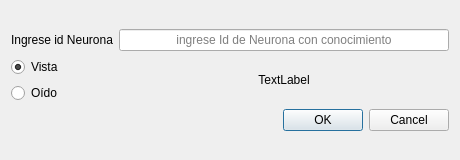
<?xml version="1.0" encoding="UTF-8"?>
<ui version="4.0">
 <class>DialogConsultNeuron</class>
 <widget class="QDialog" name="DialogConsultNeuron">
  <property name="geometry">
   <rect>
    <x>0</x>
    <y>0</y>
    <width>460</width>
    <height>160</height>
   </rect>
  </property>
  <property name="minimumSize">
   <size>
    <width>460</width>
    <height>160</height>
   </size>
  </property>
  <property name="maximumSize">
   <size>
    <width>460</width>
    <height>160</height>
   </size>
  </property>
  <property name="windowTitle">
   <string>Consulte por neurona información descomprimida</string>
  </property>
  <property name="windowIcon">
   <iconset resource="../imageResource.qrc">
    <normaloff>:/icons/consult.png</normaloff>:/icons/consult.png</iconset>
  </property>
  <layout class="QVBoxLayout" name="verticalLayout">
   <item>
    <layout class="QGridLayout" name="gridLayout">
     <item row="0" column="1">
      <widget class="QLineEdit" name="lineEdit">
       <property name="toolTip">
        <string/>
       </property>
       <property name="statusTip">
        <string/>
       </property>
       <property name="whatsThis">
        <string/>
       </property>
       <property name="styleSheet">
        <string notr="true"/>
       </property>
       <property name="text">
        <string/>
       </property>
       <property name="alignment">
        <set>Qt::AlignCenter</set>
       </property>
       <property name="placeholderText">
        <string>ingrese Id de Neurona con conocimiento</string>
       </property>
      </widget>
     </item>
     <item row="1" column="0">
      <layout class="QVBoxLayout" name="verticalLayout_2">
       <item>
        <widget class="QRadioButton" name="radioButtonSight">
         <property name="text">
          <string>Vista</string>
         </property>
         <property name="checked">
          <bool>true</bool>
         </property>
        </widget>
       </item>
       <item>
        <widget class="QRadioButton" name="radioButtonHearing">
         <property name="text">
          <string>Oído</string>
         </property>
        </widget>
       </item>
      </layout>
     </item>
     <item row="0" column="0">
      <widget class="QLabel" name="label">
       <property name="text">
        <string>Ingrese id Neurona</string>
       </property>
      </widget>
     </item>
     <item row="1" column="1">
      <widget class="QLabel" name="labelLimits">
       <property name="text">
        <string>TextLabel</string>
       </property>
       <property name="alignment">
        <set>Qt::AlignCenter</set>
       </property>
      </widget>
     </item>
     <item row="2" column="1">
      <widget class="QDialogButtonBox" name="buttonBox">
       <property name="standardButtons">
        <set>QDialogButtonBox::Cancel|QDialogButtonBox::Ok</set>
       </property>
      </widget>
     </item>
    </layout>
   </item>
  </layout>
 </widget>
 <resources>
  <include location="../imageResource.qrc"/>
 </resources>
 <connections>
  <connection>
   <sender>radioButtonHearing</sender>
   <signal>clicked()</signal>
   <receiver>DialogConsultNeuron</receiver>
   <slot>changeHearing()</slot>
   <hints>
    <hint type="sourcelabel">
     <x>74</x>
     <y>96</y>
    </hint>
    <hint type="destinationlabel">
     <x>229</x>
     <y>79</y>
    </hint>
   </hints>
  </connection>
  <connection>
   <sender>radioButtonSight</sender>
   <signal>clicked()</signal>
   <receiver>DialogConsultNeuron</receiver>
   <slot>changeSight()</slot>
   <hints>
    <hint type="sourcelabel">
     <x>74</x>
     <y>61</y>
    </hint>
    <hint type="destinationlabel">
     <x>229</x>
     <y>79</y>
    </hint>
   </hints>
  </connection>
  <connection>
   <sender>lineEdit</sender>
   <signal>textChanged(QString)</signal>
   <receiver>DialogConsultNeuron</receiver>
   <slot>checkText()</slot>
   <hints>
    <hint type="sourcelabel">
     <x>297</x>
     <y>23</y>
    </hint>
    <hint type="destinationlabel">
     <x>229</x>
     <y>79</y>
    </hint>
   </hints>
  </connection>
  <connection>
   <sender>buttonBox</sender>
   <signal>rejected()</signal>
   <receiver>DialogConsultNeuron</receiver>
   <slot>reject()</slot>
   <hints>
    <hint type="sourcelabel">
     <x>297</x>
     <y>136</y>
    </hint>
    <hint type="destinationlabel">
     <x>229</x>
     <y>79</y>
    </hint>
   </hints>
  </connection>
  <connection>
   <sender>buttonBox</sender>
   <signal>accepted()</signal>
   <receiver>DialogConsultNeuron</receiver>
   <slot>accept()</slot>
   <hints>
    <hint type="sourcelabel">
     <x>297</x>
     <y>136</y>
    </hint>
    <hint type="destinationlabel">
     <x>229</x>
     <y>79</y>
    </hint>
   </hints>
  </connection>
 </connections>
 <slots>
  <slot>changeSight()</slot>
  <slot>changeHearing()</slot>
  <slot>checkText()</slot>
 </slots>
</ui>
